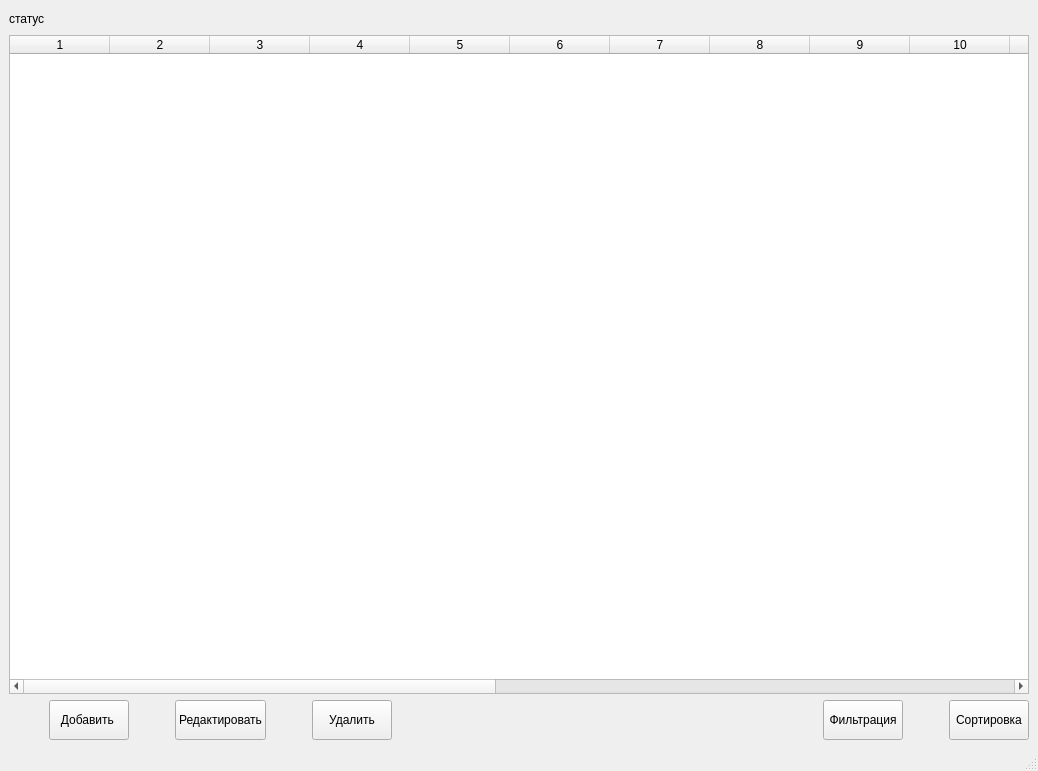
<?xml version="1.0" encoding="UTF-8"?>
<ui version="4.0">
 <class>MainWindow</class>
 <widget class="QMainWindow" name="MainWindow">
  <property name="geometry">
   <rect>
    <x>0</x>
    <y>0</y>
    <width>1038</width>
    <height>771</height>
   </rect>
  </property>
  <property name="windowTitle">
   <string>MainWindow</string>
  </property>
  <widget class="QWidget" name="centralwidget">
   <layout class="QVBoxLayout" name="verticalLayout_2">
    <item>
     <layout class="QVBoxLayout" name="info_lay">
      <item>
       <widget class="QLabel" name="status">
        <property name="sizePolicy">
         <sizepolicy hsizetype="Expanding" vsizetype="Fixed">
          <horstretch>0</horstretch>
          <verstretch>0</verstretch>
         </sizepolicy>
        </property>
        <property name="minimumSize">
         <size>
          <width>0</width>
          <height>20</height>
         </size>
        </property>
        <property name="text">
         <string>статус</string>
        </property>
       </widget>
      </item>
     </layout>
    </item>
    <item>
     <layout class="QVBoxLayout" name="verticalLayout_3">
      <item>
       <widget class="QTableWidget" name="table">
        <property name="rowCount">
         <number>0</number>
        </property>
        <property name="columnCount">
         <number>21</number>
        </property>
        <column/>
        <column/>
        <column/>
        <column/>
        <column/>
        <column/>
        <column/>
        <column/>
        <column/>
        <column/>
        <column/>
        <column/>
        <column/>
        <column/>
        <column/>
        <column/>
        <column/>
        <column/>
        <column/>
        <column/>
        <column/>
       </widget>
      </item>
     </layout>
    </item>
    <item>
     <layout class="QHBoxLayout" name="action_lay">
      <item>
       <spacer name="horizontalSpacer_5">
        <property name="orientation">
         <enum>Qt::Horizontal</enum>
        </property>
        <property name="sizeType">
         <enum>QSizePolicy::Fixed</enum>
        </property>
        <property name="sizeHint" stdset="0">
         <size>
          <width>40</width>
          <height>10</height>
         </size>
        </property>
       </spacer>
      </item>
      <item>
       <widget class="QPushButton" name="add">
        <property name="minimumSize">
         <size>
          <width>60</width>
          <height>40</height>
         </size>
        </property>
        <property name="text">
         <string>Добавить </string>
        </property>
       </widget>
      </item>
      <item>
       <spacer name="horizontalSpacer">
        <property name="orientation">
         <enum>Qt::Horizontal</enum>
        </property>
        <property name="sizeType">
         <enum>QSizePolicy::Fixed</enum>
        </property>
        <property name="sizeHint" stdset="0">
         <size>
          <width>40</width>
          <height>30</height>
         </size>
        </property>
       </spacer>
      </item>
      <item>
       <widget class="QPushButton" name="edit">
        <property name="minimumSize">
         <size>
          <width>90</width>
          <height>40</height>
         </size>
        </property>
        <property name="text">
         <string>Редактировать</string>
        </property>
       </widget>
      </item>
      <item>
       <spacer name="horizontalSpacer_2">
        <property name="orientation">
         <enum>Qt::Horizontal</enum>
        </property>
        <property name="sizeType">
         <enum>QSizePolicy::Fixed</enum>
        </property>
        <property name="sizeHint" stdset="0">
         <size>
          <width>40</width>
          <height>20</height>
         </size>
        </property>
       </spacer>
      </item>
      <item>
       <widget class="QPushButton" name="delet">
        <property name="minimumSize">
         <size>
          <width>60</width>
          <height>40</height>
         </size>
        </property>
        <property name="text">
         <string>Удалить</string>
        </property>
       </widget>
      </item>
      <item>
       <spacer name="horizontalSpacer_3">
        <property name="orientation">
         <enum>Qt::Horizontal</enum>
        </property>
        <property name="sizeType">
         <enum>QSizePolicy::Expanding</enum>
        </property>
        <property name="sizeHint" stdset="0">
         <size>
          <width>40</width>
          <height>20</height>
         </size>
        </property>
       </spacer>
      </item>
      <item>
       <widget class="QPushButton" name="filter">
        <property name="minimumSize">
         <size>
          <width>75</width>
          <height>40</height>
         </size>
        </property>
        <property name="text">
         <string>Фильтрация</string>
        </property>
       </widget>
      </item>
      <item>
       <spacer name="horizontalSpacer_4">
        <property name="orientation">
         <enum>Qt::Horizontal</enum>
        </property>
        <property name="sizeType">
         <enum>QSizePolicy::Fixed</enum>
        </property>
        <property name="sizeHint" stdset="0">
         <size>
          <width>40</width>
          <height>20</height>
         </size>
        </property>
       </spacer>
      </item>
      <item>
       <widget class="QPushButton" name="sort">
        <property name="minimumSize">
         <size>
          <width>75</width>
          <height>40</height>
         </size>
        </property>
        <property name="text">
         <string>Сортировка</string>
        </property>
       </widget>
      </item>
     </layout>
    </item>
   </layout>
  </widget>
  <widget class="QMenuBar" name="menubar">
   <property name="geometry">
    <rect>
     <x>0</x>
     <y>0</y>
     <width>1038</width>
     <height>21</height>
    </rect>
   </property>
  </widget>
  <widget class="QStatusBar" name="statusbar"/>
 </widget>
 <resources/>
 <connections/>
</ui>
